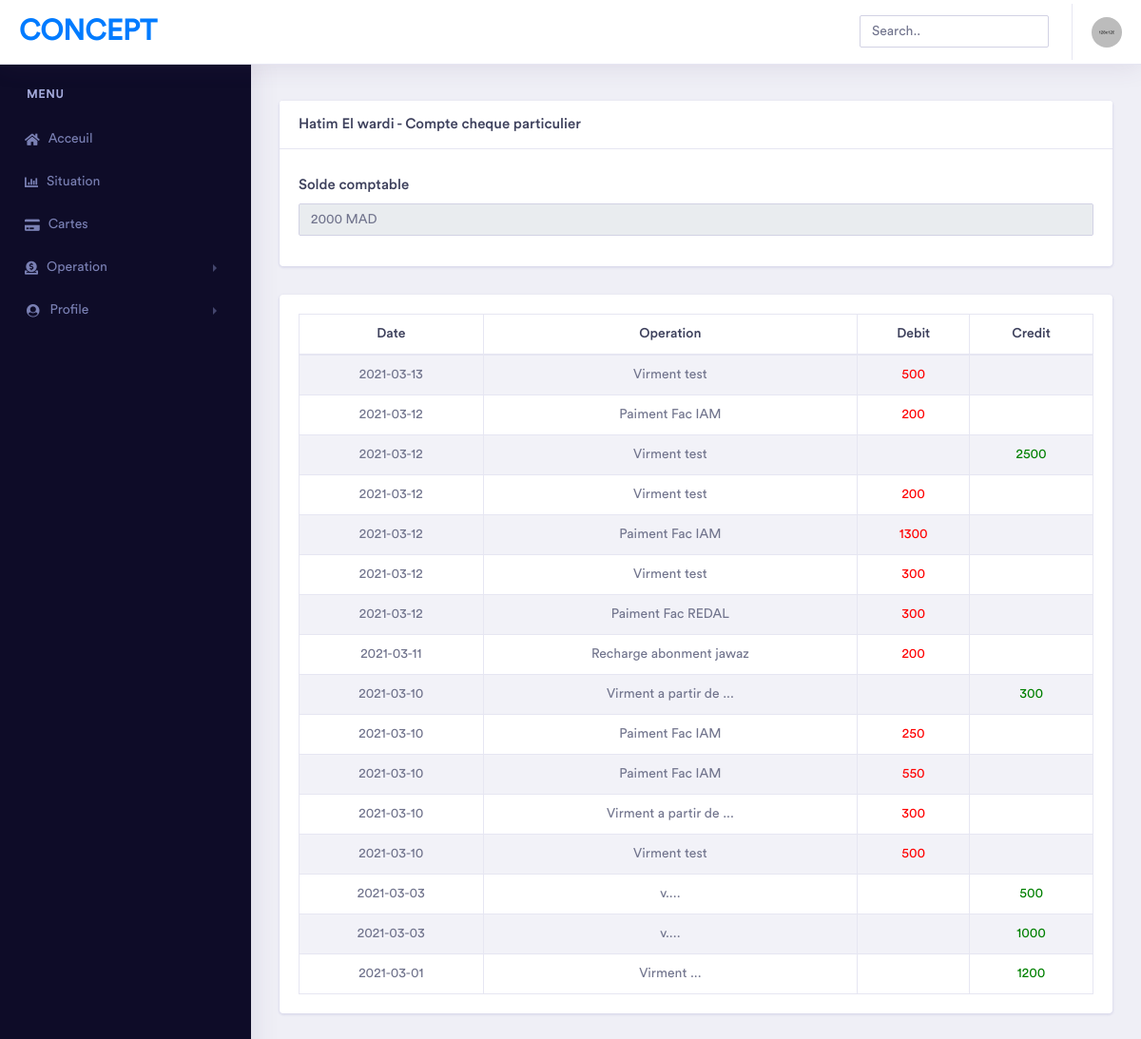
The app's page /pages/situation.php (signed in) with its own data.
### tables this page shows
CREATE TABLE IF NOT EXISTS `client` (
  `id` int NOT NULL AUTO_INCREMENT,
  `fname` varchar(55) NOT NULL,
  `lname` varchar(55) NOT NULL,
  `email` varchar(55) NOT NULL,
  `adresse` varchar(100) NOT NULL,
  `phone` varchar(20) NOT NULL,
  `birthdate` datetime NOT NULL,
  `joiningdate` datetime NOT NULL,
  `username` varchar(55) NOT NULL,
  `password` varchar(150) NOT NULL,
  PRIMARY KEY (`id`)
);

CREATE TABLE IF NOT EXISTS `account` (
  `id` int NOT NULL AUTO_INCREMENT,
  `idclient` int NOT NULL,
  `accountname` varchar(100) NOT NULL,
  `rib` varchar(30) NOT NULL,
  `balance` double NOT NULL,
  `creationdate` datetime NOT NULL,
  PRIMARY KEY (`id`),
  KEY `idclient` (`idclient`)
);

### pages/situation.php (the view, shortened to what this page needs)
<?php
    require '../config.php';
    include 'functions.php';
?>
<!doctype html>
<html lang="en">
<head>
    <link rel="stylesheet" href="../assets/vendor/bootstrap/css/bootstrap.min.css">
    <link href="../assets/vendor/fonts/circular-std/style.css" rel="stylesheet">
    <link rel="stylesheet" href="../assets/libs/css/style.css">
    <link rel="stylesheet" href="../assets/vendor/fonts/fontawesome/css/fontawesome-all.css">
</head>
<body>
    <div class="dashboard-main-wrapper">
        <div class="dashboard-wrapper">
            <div class="container-fluid  dashboard-content">
                 <div class="row">
                            <div class="col-xl-12 col-lg-12 col-md-12 col-sm-12 col-12">
                                <div class="card">
                                    <?php
                                    $stmt = $connect->prepare('SELECT DISTINCT c.fname as fn,c.lname as ln ,a.accountname as an FROM client c JOIN account a WHERE c.id = :id');
                                    $stmt->execute(array(':id' => $_SESSION['id']));
                                    $data = $stmt->fetch(PDO::FETCH_ASSOC);
                                    $fname = $data['fn'];
                                    $lname = $data['ln'];
                                    $aname = $data['an'];
                                    ?>
                                    <h5 class="card-header"><?php echo $fname.' '.$lname.' - '.$aname; ?></h5>
                                    <div class="card-body">
                                        <form>
                                            <div class="form-group">
                                                <?php
                                                    $stmt = $connect->prepare('SELECT balance FROM account WHERE idclient = :id');
                                                    $stmt->execute(array(':id' => $_SESSION['id']));
                                                    $data = $stmt->fetch(PDO::FETCH_ASSOC);
                                                    $solde = $data['balance'];
                                                ?>
                                                <h3 for="inputText3" class="col-form-label">Solde comptable</h3>
                                                <input id="inputText3" type="text" class="form-control" value="<?php echo $solde.' MAD'; ?>" disabled>
                                            </div>
                                        </form>
                                    </div>
                                </div>
                            </div>
                        </div>
                    <div class="row">
                        <div class="col-xl-12 col-lg-12 col-md-12 col-sm-12 col-12">
                        <div class="card">
                            <div class="card-body">
                                <div class="table-responsive">
                                     <?php
                                            $req = $connect->prepare('select idsender as ids, idreciver as idr, datetransaction as dt, amount as montant, nomtransaction as operation from transaction WHERE idsender = :id
                                            UNION
                                            select idsender as ids, idreciver as idr, datetransaction as dt, amount as montant, nomtransaction as operation from transaction WHERE idreciver = :id
                                            ORDER BY dt DESC');
                                            $req->execute(array(':id' => $_SESSION['id']));
        ?>
                                    <table class="table table-striped table-bordered first">
                                        <thead>
                                            <tr>
                                                <th>Date</th>
                                                <th>Operation</th>
                                                <th>Debit</th>
                                                <th>Credit</th>
                                            </tr>
                                        </thead>
                                        <tbody>
                                            <?php while($r = $req -> fetch()): ?>
                                            <tr>
                                                <td><?php echo htmlspecialchars($r['dt']); ?></td>
                                                <td><?php echo htmlspecialchars($r['operation']); ?></td>
                                                <td style="color:red">
                                                    <?php if($r['ids']==$_SESSION['id'])
                                                            echo htmlspecialchars($r['montant']);
                                                    ?>
                                                </td>
                                                <td style="color:green">
                                                    <?php if($r['idr']==$_SESSION['id'])
                                                            echo htmlspecialchars($r['montant']);
                                                    ?>
                                                </td>
                                            </tr>
                                            <?php endwhile; ?>
                                        </tbody>
                                    </table>
                                </div>
                            </div>
                        </div>
                    </div>
                    </div>
            </div>
        </div>
    </div>
</body>
</html>

### pages/situation.php (style rules this page uses)
table, th, td { text-align: center; }

### records on screen
client: fname "Hatim", lname "El wardi"
account: balance "2000 MAD"

### other values on screen
$aname "Compte cheque particulier"
$r['dt'] "2021-03-13"
$r['operation'] "Virment test"
$r['montant'] "500"
$r['dt'] "2021-03-12"
$r['operation'] "Paiment Fac IAM"
$r['montant'] "200"
$r['montant'] "2500"
$r['montant'] "1300"
$r['montant'] "300"
$r['operation'] "Paiment Fac REDAL"
$r['dt'] "2021-03-11"
$r['operation'] "Recharge abonment jawaz"
$r['dt'] "2021-03-10"
$r['operation'] "Virment a partir de ..."
